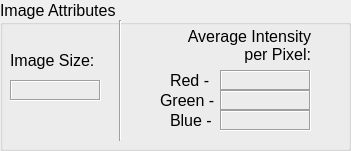
    <widget class="QGroupBox" name="attributesGroup">
     <property name="geometry">
      <rect>
       <x>10</x>
       <y>500</y>
       <width>351</width>
       <height>151</height>
      </rect>
     </property>
     <property name="font">
      <font>
       <pointsize>12</pointsize>
       <weight>50</weight>
       <bold>false</bold>
      </font>
     </property>
     <property name="title">
      <string>Image Attributes</string>
     </property>
     <widget class="QLabel" name="imageSizeLabel">
      <property name="geometry">
       <rect>
        <x>10</x>
        <y>50</y>
        <width>101</width>
        <height>21</height>
       </rect>
      </property>
      <property name="font">
       <font>
        <weight>50</weight>
        <bold>false</bold>
       </font>
      </property>
      <property name="frameShape">
       <enum>QFrame::NoFrame</enum>
      </property>
      <property name="text">
       <string>Image Size:</string>
      </property>
     </widget>
     <widget class="QLabel" name="imageSizeText">
      <property name="geometry">
       <rect>
        <x>10</x>
        <y>80</y>
        <width>91</width>
        <height>21</height>
       </rect>
      </property>
      <property name="frameShape">
       <enum>QFrame::Box</enum>
      </property>
      <property name="frameShadow">
       <enum>QFrame::Sunken</enum>
      </property>
      <property name="text">
       <string/>
      </property>
     </widget>
     <widget class="QLabel" name="avgIntensityLabel">
      <property name="geometry">
       <rect>
        <x>180</x>
        <y>25</y>
        <width>131</width>
        <height>41</height>
       </rect>
      </property>
      <property name="font">
       <font>
        <weight>50</weight>
        <bold>false</bold>
       </font>
      </property>
      <property name="frameShape">
       <enum>QFrame::NoFrame</enum>
      </property>
      <property name="text">
       <string>Average Intensity per Pixel:</string>
      </property>
      <property name="alignment">
       <set>Qt::AlignRight|Qt::AlignTrailing|Qt::AlignVCenter</set>
      </property>
      <property name="wordWrap">
       <bool>true</bool>
      </property>
     </widget>
     <widget class="QLabel" name="redIntensityLabel">
      <property name="geometry">
       <rect>
        <x>170</x>
        <y>70</y>
        <width>71</width>
        <height>21</height>
       </rect>
      </property>
      <property name="font">
       <font>
        <weight>50</weight>
        <bold>false</bold>
       </font>
      </property>
      <property name="frameShape">
       <enum>QFrame::NoFrame</enum>
      </property>
      <property name="text">
       <string>Red - </string>
      </property>
     </widget>
     <widget class="QLabel" name="redIntensityLabel_2">
      <property name="geometry">
       <rect>
        <x>160</x>
        <y>90</y>
        <width>71</width>
        <height>21</height>
       </rect>
      </property>
      <property name="font">
       <font>
        <weight>50</weight>
        <bold>false</bold>
       </font>
      </property>
      <property name="frameShape">
       <enum>QFrame::NoFrame</enum>
      </property>
      <property name="text">
       <string>Green - </string>
      </property>
     </widget>
     <widget class="QLabel" name="redIntensityLabel_3">
      <property name="geometry">
       <rect>
        <x>170</x>
        <y>110</y>
        <width>71</width>
        <height>21</height>
       </rect>
      </property>
      <property name="font">
       <font>
        <weight>50</weight>
        <bold>false</bold>
       </font>
      </property>
      <property name="frameShape">
       <enum>QFrame::NoFrame</enum>
      </property>
      <property name="text">
       <string>Blue -</string>
      </property>
     </widget>
     <widget class="QLabel" name="redIntensityText">
      <property name="geometry">
       <rect>
        <x>220</x>
        <y>70</y>
        <width>91</width>
        <height>21</height>
       </rect>
      </property>
      <property name="frameShape">
       <enum>QFrame::Box</enum>
      </property>
      <property name="frameShadow">
       <enum>QFrame::Sunken</enum>
      </property>
      <property name="text">
       <string/>
      </property>
     </widget>
     <widget class="QLabel" name="greenIntensityText">
      <property name="geometry">
       <rect>
        <x>220</x>
        <y>90</y>
        <width>91</width>
        <height>21</height>
       </rect>
      </property>
      <property name="frameShape">
       <enum>QFrame::Box</enum>
      </property>
      <property name="frameShadow">
       <enum>QFrame::Sunken</enum>
      </property>
      <property name="text">
       <string/>
      </property>
     </widget>
     <widget class="QLabel" name="blueIntensityText">
      <property name="geometry">
       <rect>
        <x>220</x>
        <y>110</y>
        <width>91</width>
        <height>21</height>
       </rect>
      </property>
      <property name="frameShape">
       <enum>QFrame::Box</enum>
      </property>
      <property name="frameShadow">
       <enum>QFrame::Sunken</enum>
      </property>
      <property name="text">
       <string/>
      </property>
     </widget>
     <widget class="Line" name="line">
      <property name="geometry">
       <rect>
        <x>110</x>
        <y>20</y>
        <width>20</width>
        <height>121</height>
       </rect>
      </property>
      <property name="orientation">
       <enum>Qt::Vertical</enum>
      </property>
     </widget>
    </widget>
